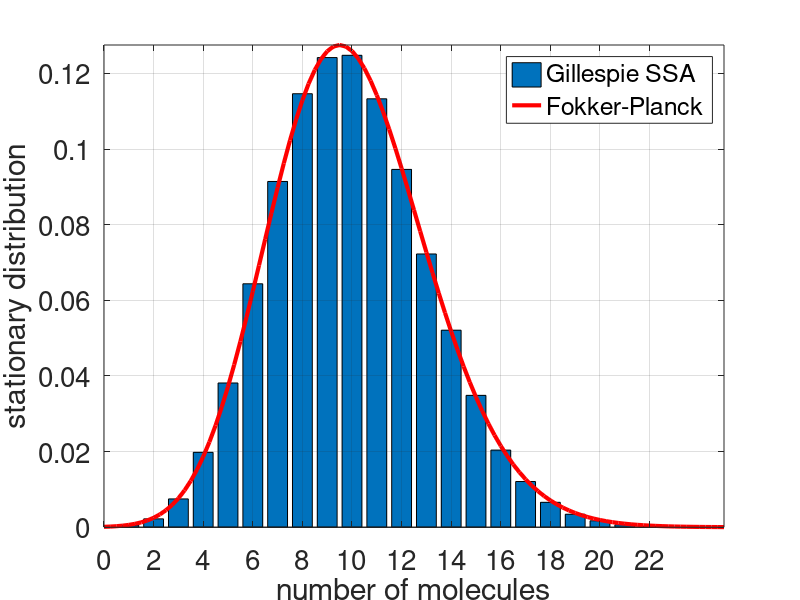

This figure's MATLAB source:
function CH3_CFP_HT1

k1=0.1;
k2=1;

A=k2/k1;
numberofrealisations=100000;
time=0;

p=zeros(22,1);

for i=1:numberofrealisations
    
    while (time<i)
          rr=rand(2,1);
          a0=k1*A+k2;
          time=time+(1/a0)*log(1/rr(1));
          if (rr(2)*a0<k1*A)
              A=A-1;
          else
              A=A+1;
          end
    end
    if ((A>0)&(A<23))
       p(A)=p(A)+1;
    end
end

p=p/numberofrealisations;

av=0:0.25:25;
pFP=exp(-2*av+((4*k2/k1)-1)*log(k1*av+k2));
pFP=pFP/(0.25*sum(pFP));

figure;
bar(p);
hold on;
plot(av,pFP,'r','Linewidth',3);
xlabel('number of molecules');
ylabel('stationary distribution');
legend('Gillespie SSA','Fokker-Planck');
set(gca,'XTick',[0 2 4 6 8 10 12 14 16 18 20 22]);
axis tight;
set(gca,'Fontsize',20);
grid on;

